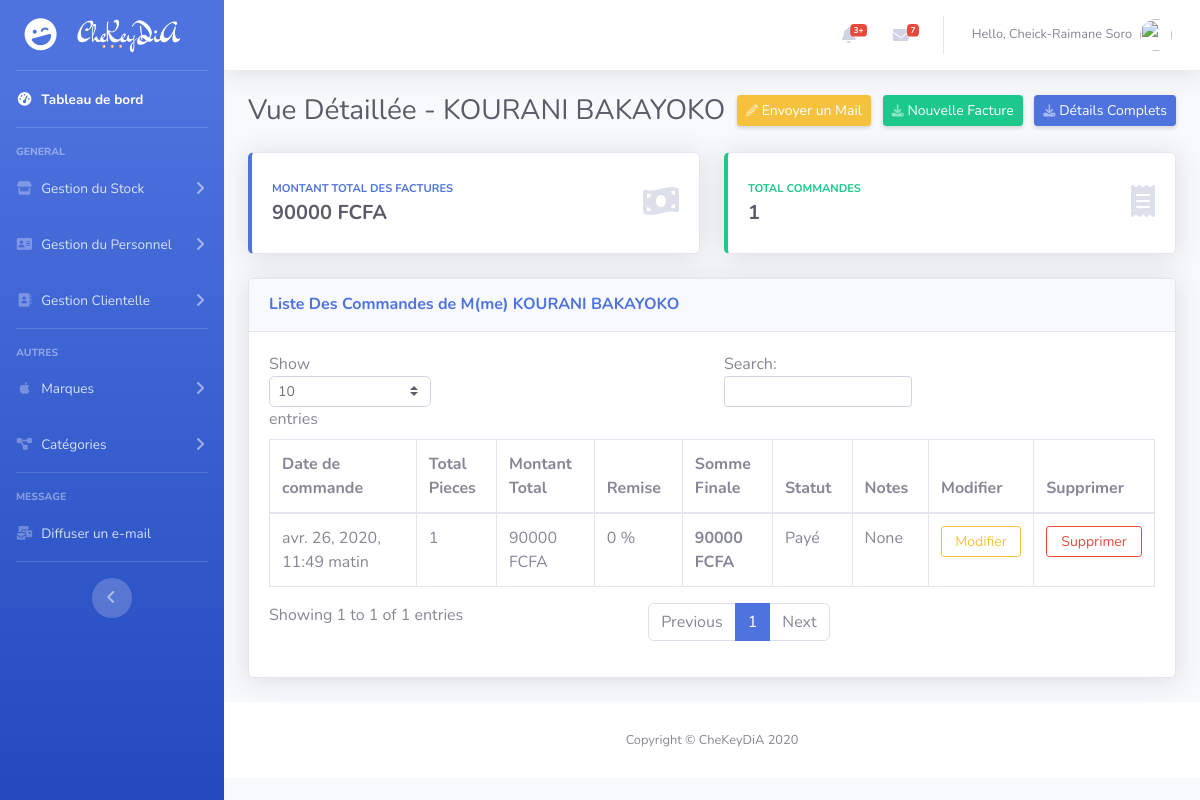
Screenshot of /customer_details/1 (signed in) with the database file from the repository.
### management/models.py (models this page shows, shortened)
class Customer(models.Model):
     STATUT = (
            ('actif', 'Actif'),
            ('inactif', 'Inactif'),
        )
     nom_complet = models.CharField(max_length=200, null=True)
     telephone = models.CharField(max_length=16, null=True, unique=True)
     email = models.EmailField(null=True, unique=True)
     date_de_naissance = models.DateField(null=True, blank=True)
     adresse = models.CharField(max_length=255, null=True, blank=True)
     total_des_depenses = models.PositiveIntegerField(default=0, null=True)
     date_enregistrement = models.DateTimeField(auto_now_add=True)
     statut = models.CharField(max_length=7, choices=STATUT, default='actif')

class Order(models.Model):
     STATUS = (
               ('Payé', 'Payé'),
               ('Impayé', 'Impayé'),
          )
     client = models.ForeignKey(Customer, null=True, on_delete=models.SET_NULL)
     date_enregistrement = models.DateTimeField(auto_now_add=True, null=True)
     total_pcs = models.PositiveIntegerField(default=0, blank=True, null=True)
     montant_total = models.PositiveIntegerField(default=0.0, blank=True, null=True)
     remise = models.PositiveIntegerField(default=0, blank=True, null=True)
     somme_finale = models.PositiveIntegerField(default=0.0, blank=True, null=True)
     statut = models.CharField(max_length=8, null=True, blank=True, choices=STATUS, default='Payé')
     note = models.CharField(max_length=255, null=True, blank=True)

### management/decorators.py (the view)
          def wrapper_func(request, *args, **kwargs):
               group = None
               if request.user.groups.exists():
                    group = request.user.groups.all()[0].name
               if group in allowed_roles:
                    return view_func(request, *args, **kwargs)
               else:
                    return redirect('management:page404')

### management/views.py (called while the page is built)
@login_required(login_url='management:login')
@allowed_users(allowed_roles=['administrateur', 'employe'])
def customerDetails(request, pk):
    customer = Customer.objects.get(id=pk)
    orders = customer.order_set.all().order_by('date_enregistrement')
    order_count = orders.count()
    return render(request, 'management/customer_details.html', locals())

### management/templates/management/customer_details.html (shortened to what this page needs)
{% extends 'management/base.html' %} {% block content %}
<div class="d-sm-flex align-items-center justify-content-between mb-4">
    <h1 class="h3 mb-0 text-gray-800">Vue Détaillée - {{customer.nom_complet}} </h1>
    <a href=" {% url 'management:email_customer' customer.pk %} " class="d-none d-sm-inline-block btn btn-sm btn-warning shadow-sm">
        <i class="fas fa-pencil-alt fa-sm text-white-50"></i> Envoyer un Mail
    </a>
    <a href=" {% url 'management:order_create' customer.pk %} " class="d-none d-sm-inline-block btn btn-sm btn-success shadow-sm">
        <i class="fas fa-download fa-sm text-white-50"></i> Nouvelle Facture
    </a>
    <a href="#" data-toggle="modal" data-target="#DetailsModal" class="d-none d-sm-inline-block btn btn-sm btn-primary shadow-sm">
        <i class="fas fa-download fa-sm text-white-50"></i> Détails Complets
    </a>
</div>
<div class="row">
    <div class="col-xl-6 col-md-6 mb-4">
        <div class="card border-left-primary shadow h-100 py-2">
            <div class="card-body">
                <div class="row no-gutters align-items-center">
                    <div class="col mr-2">
                        <div class="text-xs font-weight-bold text-primary text-uppercase mb-1">Montant Total des Factures</div>
                        <div class="h5 mb-0 font-weight-bold text-gray-800">{{customer.total_des_depenses}} FCFA</div>
                    </div>
                    <div class="col-auto">
                        <i class="fas fa-money-bill-wave fa-2x text-gray-300"></i>
                    </div>
                </div>
            </div>
        </div>
    </div>
    <div class="col-xl-6 col-md-6 mb-4">
        <div class="card border-left-success shadow h-100 py-2">
            <div class="card-body">
                <div class="row no-gutters align-items-center">
                    <div class="col mr-2">
                        <div class="text-xs font-weight-bold text-success text-uppercase mb-1">Total Commandes</div>
                        <div class="h5 mb-0 font-weight-bold text-gray-800">{{order_count}}</div>
                    </div>
                    <div class="col-auto">
                        <i class="fas fa-receipt fa-2x text-gray-300"></i>
                    </div>
                </div>
            </div>
        </div>
    </div>
</div>
<div class="card shadow mb-4">
    <div class="card-header py-3">
        <h6 class="m-0 font-weight-bold text-primary">Liste Des Commandes de M(me) {{customer.nom_complet}}</h6>
    </div>
    <div class="card-body">
        <div class="table-responsive">
            <table class="table table-bordered" id="dataTable" width="100%" cellspacing="0">
                <thead>
                    <tr>
                        <th>Date de commande</th>
                        <th>Total Pieces</th>
                        <th>Montant Total</th>
                        <th>Remise</th>
                        <th>Somme Finale</th>
                        <th>Statut</th>
                        <th>Notes</th>
                        <th>Modifier</th>
                        <th>Supprimer</th>
                    </tr>
                </thead>
                <tbody>
                    {% for order in orders %}
                    <tr>
                        <td>{{ order.date_enregistrement }}</td>
                        <td>{{ order.total_pcs }}</td>
                        <td>{{ order.montant_total }} FCFA</td>
                        <td>{{ order.remise }} %</td>
                        <th>{{ order.somme_finale }} FCFA</th>
                        <td>{{ order.statut }}</td>
                        <td>{{ order.note }}</td>
                        <td><a class="btn btn-sm btn-outline-warning btn-block" href="{% url 'management:order_update' order.pk order.somme_finale %}">Modifier</a></td>
                        <td><a class="btn btn-sm btn-outline-danger btn-block" href="{% url 'management:order_delete_from_details' order.pk %}">Supprimer</a></td>
                    </tr>
                    {% endfor %}
                </tbody>
            </table>
        </div>
    </div>
</div>
{% endblock content %}

### management/templates/management/base.html (shortened to what this page needs)
{% load static %} {% load crispy_forms_tags %}
<!DOCTYPE html>
<html lang="en">
<head>
    <link href="{% static '/css/all.min.css' %}" rel="stylesheet" type="text/css">
    <link href="{% static '/css/sb-admin-2.min.css' %}" rel="stylesheet"> {% block style %}{% endblock style %}
</head>
<body id="page-top">
    <div id="wrapper">
        <ul class="navbar-nav bg-gradient-primary sidebar sidebar-dark accordion" id="accordionSidebar">
            <a class="sidebar-brand d-flex align-items-center justify-content-center" href="{% url 'management:dashboard' %}">
                <div class="sidebar-brand-icon rotate-n-15">
                    <i class="fas fa-laugh-wink"></i>
                </div>
                <div class="sidebar-brand-text mx-3"><img src="{% static 'images/logo.png' %}" height="35" alt="CheKeyDiA"></div>
            </a>
            <hr class="sidebar-divider my-0">
            <li class="nav-item active">
                <a class="nav-link" href="{% url 'management:dashboard' %}">
                    <i class="fas fa-fw fa-tachometer-alt"></i>
                    <span>Tableau de bord</span></a>
            </li>
            <hr class="sidebar-divider">
            <div class="sidebar-heading">
                General
            </div>
            <li class="nav-item">
                <a class="nav-link collapsed" href="#" data-toggle="collapse" data-target="#collapseTwo" aria-expanded="true" aria-controls="collapseTwo">
                    <i class="fas fa-fw fa-store"></i>
                    <span>Gestion du Stock</span>
                </a>
            </li>
            <li class="nav-item">
                <a class="nav-link collapsed" href="#" data-toggle="collapse" data-target="#collapse2" aria-expanded="true" aria-controls="collapseTwo">
                    <i class="fas fa-fw fa-address-card"></i>
                    <span>Gestion du Personnel</span>
                </a>
            </li>
            <li class="nav-item">
                <a class="nav-link collapsed" href="#" data-toggle="collapse" data-target="#collapsePages" aria-expanded="true" aria-controls="collapsePages">
                    <i class="fas fa-fw fa-address-book"></i>
                    <span>Gestion Clientelle</span>
                </a>
            </li>
            <hr class="sidebar-divider">
            <div class="sidebar-heading">
                Autres
            </div>
            <li class="nav-item">
                <a class="nav-link collapsed" href="#" data-toggle="collapse" data-target="#collapseUtilities" aria-expanded="true" aria-controls="collapseUtilities">
                    <i class="fab fa-fw fa-apple"></i>
                    <span>Marques</span>
                </a>
            </li>
            <li class="nav-item">
                <a class="nav-link collapsed" href="#" data-toggle="collapse" data-target="#collapseUtilities2" aria-expanded="true" aria-controls="collapseUtilities">
                    <i class="fas fa-fw fa-project-diagram"></i>
                    <span>Catégories</span>
                </a>
            </li>
            <hr class="sidebar-divider d-none d-md-block">
            <div class="sidebar-heading">
                Message
            </div>
            <li class="nav-item">
                <a class="nav-link" href=" {% url 'management:email_broadcast' %} ">
                    <i class="fas fa-fw fa-mail-bulk"></i>
                    <span>Diffuser un e-mail</span></a>
            </li>
            <hr class="sidebar-divider d-none d-md-block">
            <div class="text-center d-none d-md-inline">
                <button class="rounded-circle border-0" id="sidebarToggle"></button>
            </div>
        </ul>
        <div id="content-wrapper" class="d-flex flex-column">
            <div id="content">
                <nav class="navbar navbar-expand navbar-light bg-white topbar mb-4 static-top shadow">
                    <ul class="navbar-nav ml-auto">
                        <li class="nav-item dropdown no-arrow mx-1">
                            <a class="nav-link dropdown-toggle" href="#" id="alertsDropdown" role="button" data-toggle="dropdown" aria-haspopup="true" aria-expanded="false">
                                <i class="fas fa-bell fa-fw"></i>
                                <span class="badge badge-danger badge-counter">3+</span>
                            </a>
                        </li>
                        <li class="nav-item dropdown no-arrow mx-1">
                            <a class="nav-link dropdown-toggle" href="#" id="messagesDropdown" role="button" data-toggle="dropdown" aria-haspopup="true" aria-expanded="false">
                                <i class="fas fa-envelope fa-fw"></i>
                                <span class="badge badge-danger badge-counter">7</span>
                            </a>
                        </li>
                        <li class="nav-item dropdown no-arrow">
                            <a class="nav-link dropdown-toggle" href="#" id="userDropdown" role="button" data-toggle="dropdown" aria-haspopup="true" aria-expanded="false">
                                <span class="mr-2 d-none d-lg-inline text-gray-600 small">Hello, {{request.user.first_name}} {{request.user.last_name}}</span>
                                <img class="img-profile rounded-circle" src="https://source.unsplash.com/QAB-WJcbgJk/60x60">
                            </a>
                        </li>
                    </ul>
                </nav>
                <div class="container-fluid">
                    {% block content %}{% endblock content %}
                </div>
                <footer class="sticky-footer bg-white">
                    <div class="container my-auto">
                        <div class="copyright text-center my-auto">
                            <span>Copyright &copy; CheKeyDiA 2020</span>
                        </div>
                    </div>
                </footer>
            </div>
        </div>
</body>
</html>

### rows the page displays
Customer: nom_complet "KOURANI BAKAYOKO", total_des_depenses "90000"
Order: date_enregistrement "avr. 26, 2020, 11:49 matin", total_pcs "1", montant_total "90000", remise "0", somme_finale "90000", statut "Payé", note "None"

### other values shown
{{ request.user.first_name }} "Cheick-Raimane"
{{ request.user.last_name }} "Soro"
{{ order_count }} "1"
